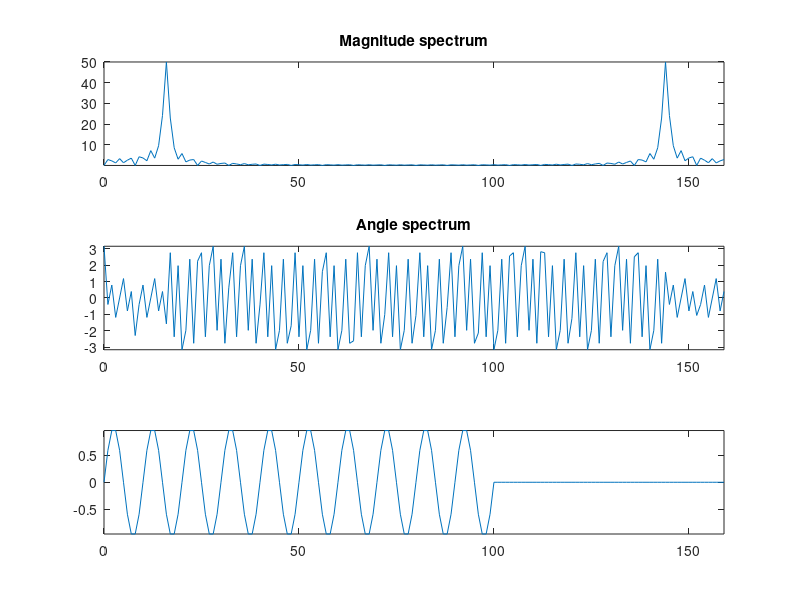

Recreate this plot in MATLAB.
clc;
clear all;
close all;

#... Discrete Fourier Transform
f = 10;
fs = 100;
ts = 0:1/fs:1;
xInput = sin(2*pi*f*ts);
%xInput = ones(1, 7);
nPoint = 160;
xLength = length(xInput);

if (nPoint < xLength)
  error("Can©t perform dft");
endif

xInput = [xInput zeros(1, nPoint-xLength)];

for k = 0:nPoint-1
  xD(k+1) = 0;
  for n = 0:nPoint-1
    xD(k+1) = xD(k+1)+xInput(n+1)*exp(-i*2*pi*k*n/nPoint);
  endfor
endfor

n = 0:nPoint-1;
subplot(3,1,1);
plot(n,abs(xD));
axis tight;
title("Magnitude spectrum");

subplot(3,1,2);
plot(n,angle(xD));
axis tight;
title("Angle spectrum");

for k = 0:nPoint-1
  xInv(k+1) = 0;
  for n = 0:nPoint-1
    xInv(k+1) = xInv(k+1)+xD(n+1)*exp(i*2*pi*n*k/nPoint);
  endfor
  xInv(k+1) = xInv(k+1)/nPoint;
endfor

n = 0:nPoint-1;
disp(xInv);
subplot(3,1,3);
plot(n, xInv);
axis tight;

